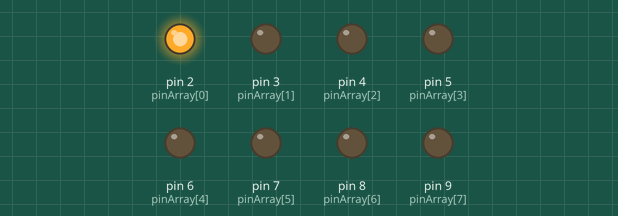
This sketch was run on a simulated Arduino Uno, built with avr-gcc and run on an emulated ATmega328P. Parts: output pins drawn as LEDs (lit = HIGH).

Above: at 0.04 s.
At 0.28 s:
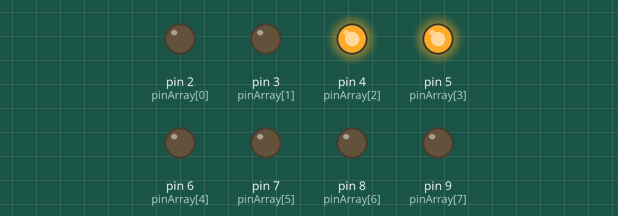
At 0.76 s:
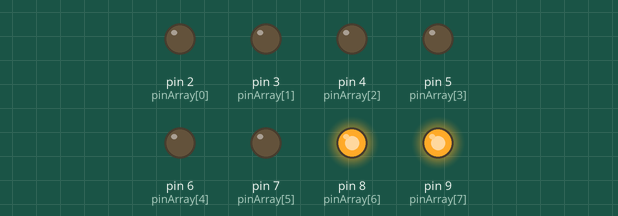
At 1.48 s:
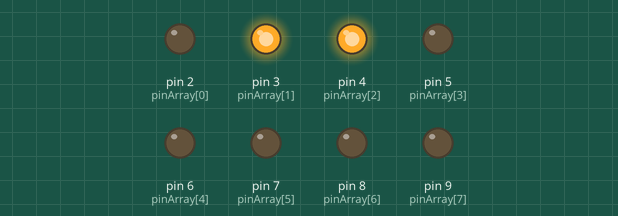
At 2.2 s:
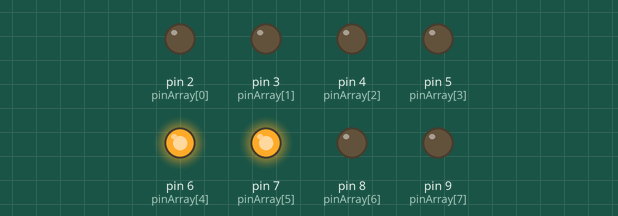
At 2.92 s:
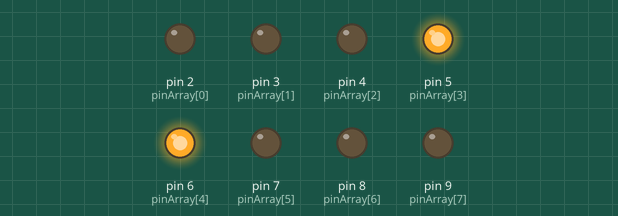
Timing chart, 0 to 3.2 s (numbered marks = the images above):
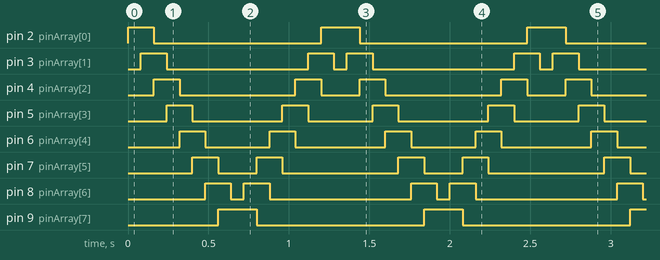

The sketch:

Opdracht2.ino
```cpp
// Array maken voor alle pinnen
const int pinArray[] = {2, 3, 4, 5, 6, 7, 8, 9};

void setup() {
  // pinMode defineren door middel van een loop
  for (int count = 0; count < 8; count++) {
    pinMode(pinArray[count], OUTPUT);
  }
}

void loop() {
  // De knightrider methode aanroepen met 80 als parameter
  knightrider(80);
}

void knightrider(int dTime) {
  // Rechts naar links
  for (int i = 0; i < 8; i++) {
    // Zet pin op HIGH
    digitalWrite(pinArray[i], HIGH);
    // Vertraging 80 ms
    delay(dTime);
    // Vorige led uit doen voor een mooie transitie
    if (i > 0) {
      digitalWrite(pinArray[i - 1], LOW);
    }
  }
  // Laatste led uit doen voor een vloeiendere transitie
  digitalWrite(pinArray[7], LOW);

  // Links naar rechts
  for (int i = 7; i >= 0; i--) {
    // Zet pin op HIGH
    digitalWrite(pinArray[i], HIGH);
    // Vertraging 80 ms
    delay(dTime);
    // Vorige led uit doen voor een mooie transitie
    if (i < 7) {
      digitalWrite(pinArray[i + 1], LOW);
    }
  }
  // Laatste led uit doen voor een vloeiendere transitie
  digitalWrite(pinArray[0], LOW);
}
```

Measured:
- by itself, pin 2 (pinArray[0]): repeats every 1.3 s: LOW 1.0 s, HIGH 0.24 s
- by itself, pin 3 (pinArray[1]): repeats every 1.3 s: LOW 0.88 s, HIGH 0.16 s, LOW 0.08 s, HIGH 0.16 s
- by itself, pin 4 (pinArray[2]): repeats every 1.3 s: LOW 0.72 s, HIGH 0.16 s, LOW 0.24 s, HIGH 0.16 s
- by itself, pin 5 (pinArray[3]): repeats every 1.3 s: LOW 0.56 s, HIGH 0.16 s, LOW 0.40 s, HIGH 0.16 s
- by itself, pin 6 (pinArray[4]): repeats every 1.3 s: LOW 0.40 s, HIGH 0.16 s, LOW 0.56 s, HIGH 0.16 s
- by itself, pin 7 (pinArray[5]): repeats every 1.3 s: LOW 0.24 s, HIGH 0.16 s, LOW 0.72 s, HIGH 0.16 s
- by itself, pin 8 (pinArray[6]): repeats every 1.3 s: LOW 0.08 s, HIGH 0.16 s, LOW 0.88 s, HIGH 0.16 s
- by itself, pin 9 (pinArray[7]): alternates HIGH for 0.24 s and LOW for 1.0 s
